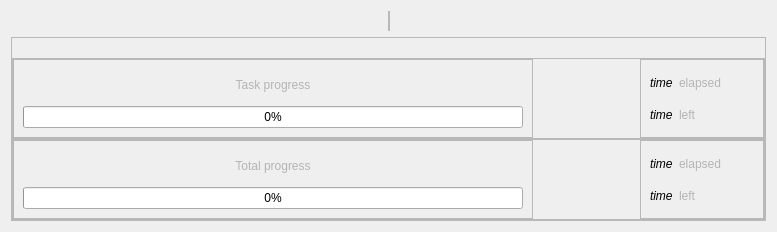
    <widget class="QWidget" name="tab_2">
     <property name="styleSheet">
      <string notr="true">QFrame{
	#border: None;
}</string>
     </property>
     <attribute name="icon">
      <iconset resource="resources.qrc">
       <normaloff>:/icons/icons/run.svg</normaloff>:/icons/icons/run.svg</iconset>
     </attribute>
     <attribute name="title">
      <string>Run</string>
     </attribute>
     <layout class="QGridLayout" name="gridLayout_7">
      <item row="0" column="1">
       <widget class="QFrame" name="frame_taskrecap">
        <property name="frameShape">
         <enum>QFrame::StyledPanel</enum>
        </property>
        <property name="frameShadow">
         <enum>QFrame::Raised</enum>
        </property>
        <layout class="QHBoxLayout" name="horizontalLayout_27">
         <property name="spacing">
          <number>0</number>
         </property>
         <property name="leftMargin">
          <number>0</number>
         </property>
         <property name="topMargin">
          <number>0</number>
         </property>
         <property name="rightMargin">
          <number>0</number>
         </property>
         <property name="bottomMargin">
          <number>0</number>
         </property>
        </layout>
       </widget>
      </item>
      <item row="0" column="0">
       <spacer name="horizontalSpacer_19">
        <property name="orientation">
         <enum>Qt::Horizontal</enum>
        </property>
        <property name="sizeHint" stdset="0">
         <size>
          <width>40</width>
          <height>20</height>
         </size>
        </property>
       </spacer>
      </item>
      <item row="0" column="2">
       <spacer name="horizontalSpacer_20">
        <property name="orientation">
         <enum>Qt::Horizontal</enum>
        </property>
        <property name="sizeHint" stdset="0">
         <size>
          <width>40</width>
          <height>20</height>
         </size>
        </property>
       </spacer>
      </item>
      <item row="1" column="0" colspan="3">
       <widget class="QFrame" name="frame_progress">
        <property name="maximumSize">
         <size>
          <width>16777215</width>
          <height>184</height>
         </size>
        </property>
        <property name="frameShape">
         <enum>QFrame::StyledPanel</enum>
        </property>
        <property name="frameShadow">
         <enum>QFrame::Raised</enum>
        </property>
        <layout class="QGridLayout" name="gridLayout_6">
         <property name="leftMargin">
          <number>0</number>
         </property>
         <property name="topMargin">
          <number>0</number>
         </property>
         <property name="rightMargin">
          <number>0</number>
         </property>
         <property name="bottomMargin">
          <number>0</number>
         </property>
         <property name="spacing">
          <number>0</number>
         </property>
         <item row="2" column="0">
          <widget class="QFrame" name="frame_totalprogress">
           <property name="frameShape">
            <enum>QFrame::StyledPanel</enum>
           </property>
           <property name="frameShadow">
            <enum>QFrame::Raised</enum>
           </property>
           <layout class="QGridLayout" name="gridLayout_14">
            <property name="leftMargin">
             <number>0</number>
            </property>
            <property name="topMargin">
             <number>0</number>
            </property>
            <property name="rightMargin">
             <number>0</number>
            </property>
            <property name="bottomMargin">
             <number>0</number>
            </property>
            <property name="spacing">
             <number>0</number>
            </property>
            <item row="0" column="0">
             <widget class="QFrame" name="frame_37">
              <property name="frameShape">
               <enum>QFrame::StyledPanel</enum>
              </property>
              <property name="frameShadow">
               <enum>QFrame::Raised</enum>
              </property>
              <layout class="QGridLayout" name="gridLayout_20">
               <item row="0" column="0">
                <widget class="QLabel" name="label_1">
                 <property name="minimumSize">
                  <size>
                   <width>0</width>
                   <height>31</height>
                  </size>
                 </property>
                 <property name="styleSheet">
                  <string notr="true">color : rgb(180, 180, 180);</string>
                 </property>
                 <property name="text">
                  <string>Total progress</string>
                 </property>
                 <property name="alignment">
                  <set>Qt::AlignCenter</set>
                 </property>
                </widget>
               </item>
               <item row="1" column="0">
                <widget class="QProgressBar" name="progressBar_total">
                 <property name="minimumSize">
                  <size>
                   <width>500</width>
                   <height>0</height>
                  </size>
                 </property>
                 <property name="maximumSize">
                  <size>
                   <width>500</width>
                   <height>16777215</height>
                  </size>
                 </property>
                 <property name="value">
                  <number>0</number>
                 </property>
                </widget>
               </item>
              </layout>
             </widget>
            </item>
            <item row="0" column="1">
             <spacer name="horizontalSpacer_18">
              <property name="orientation">
               <enum>Qt::Horizontal</enum>
              </property>
              <property name="sizeHint" stdset="0">
               <size>
                <width>107</width>
                <height>20</height>
               </size>
              </property>
             </spacer>
            </item>
            <item row="0" column="2">
             <widget class="QFrame" name="frame_39">
              <property name="frameShape">
               <enum>QFrame::StyledPanel</enum>
              </property>
              <property name="frameShadow">
               <enum>QFrame::Raised</enum>
              </property>
              <layout class="QGridLayout" name="gridLayout_22">
               <item row="0" column="0">
                <widget class="QLabel" name="label_t3">
                 <property name="styleSheet">
                  <string notr="true">font: italic;</string>
                 </property>
                 <property name="text">
                  <string>time</string>
                 </property>
                </widget>
               </item>
               <item row="0" column="1">
                <widget class="QLabel" name="label_14">
                 <property name="minimumSize">
                  <size>
                   <width>75</width>
                   <height>0</height>
                  </size>
                 </property>
                 <property name="maximumSize">
                  <size>
                   <width>75</width>
                   <height>16777215</height>
                  </size>
                 </property>
                 <property name="styleSheet">
                  <string notr="true">color : rgb(180, 180, 180);</string>
                 </property>
                 <property name="text">
                  <string>elapsed</string>
                 </property>
                </widget>
               </item>
               <item row="1" column="0">
                <widget class="QLabel" name="label_t4">
                 <property name="styleSheet">
                  <string notr="true">font: italic;</string>
                 </property>
                 <property name="text">
                  <string>time</string>
                 </property>
                </widget>
               </item>
               <item row="1" column="1">
                <widget class="QLabel" name="label_16">
                 <property name="minimumSize">
                  <size>
                   <width>75</width>
                   <height>0</height>
                  </size>
                 </property>
                 <property name="maximumSize">
                  <size>
                   <width>75</width>
                   <height>16777215</height>
                  </size>
                 </property>
                 <property name="styleSheet">
                  <string notr="true">color : rgb(180, 180, 180);</string>
                 </property>
                 <property name="text">
                  <string>left</string>
                 </property>
                </widget>
               </item>
              </layout>
             </widget>
            </item>
           </layout>
          </widget>
         </item>
         <item row="0" column="0">
          <spacer name="verticalSpacer">
           <property name="orientation">
            <enum>Qt::Vertical</enum>
           </property>
           <property name="sizeHint" stdset="0">
            <size>
             <width>20</width>
             <height>40</height>
            </size>
           </property>
          </spacer>
         </item>
         <item row="1" column="0">
          <widget class="QFrame" name="frame_taskprogress">
           <property name="frameShape">
            <enum>QFrame::StyledPanel</enum>
           </property>
           <property name="frameShadow">
            <enum>QFrame::Raised</enum>
           </property>
           <layout class="QGridLayout" name="gridLayout_17">
            <property name="leftMargin">
             <number>0</number>
            </property>
            <property name="topMargin">
             <number>0</number>
            </property>
            <property name="rightMargin">
             <number>0</number>
            </property>
            <property name="bottomMargin">
             <number>0</number>
            </property>
            <property name="spacing">
             <number>0</number>
            </property>
            <item row="0" column="0">
             <widget class="QFrame" name="frame_43">
              <property name="frameShape">
               <enum>QFrame::StyledPanel</enum>
              </property>
              <property name="frameShadow">
               <enum>QFrame::Raised</enum>
              </property>
              <layout class="QGridLayout" name="gridLayout_26">
               <item row="0" column="0">
                <widget class="QLabel" name="label_53">
                 <property name="minimumSize">
                  <size>
                   <width>0</width>
                   <height>31</height>
                  </size>
                 </property>
                 <property name="styleSheet">
                  <string notr="true">color : rgb(180, 180, 180);</string>
                 </property>
                 <property name="text">
                  <string>Task progress</string>
                 </property>
                 <property name="alignment">
                  <set>Qt::AlignCenter</set>
                 </property>
                </widget>
               </item>
               <item row="1" column="0">
                <widget class="QProgressBar" name="progressBar_task">
                 <property name="minimumSize">
                  <size>
                   <width>500</width>
                   <height>0</height>
                  </size>
                 </property>
                 <property name="maximumSize">
                  <size>
                   <width>500</width>
                   <height>16777215</height>
                  </size>
                 </property>
                 <property name="value">
                  <number>0</number>
                 </property>
                </widget>
               </item>
              </layout>
             </widget>
            </item>
            <item row="0" column="1">
             <spacer name="horizontalSpacer_21">
              <property name="orientation">
               <enum>Qt::Horizontal</enum>
              </property>
              <property name="sizeHint" stdset="0">
               <size>
                <width>77</width>
                <height>20</height>
               </size>
              </property>
             </spacer>
            </item>
            <item row="0" column="2">
             <widget class="QFrame" name="frame_44">
              <property name="frameShape">
               <enum>QFrame::StyledPanel</enum>
              </property>
              <property name="frameShadow">
               <enum>QFrame::Raised</enum>
              </property>
              <layout class="QGridLayout" name="gridLayout_27">
               <item row="0" column="0">
                <widget class="QLabel" name="label_t1">
                 <property name="styleSheet">
                  <string notr="true">font: italic;</string>
                 </property>
                 <property name="text">
                  <string>time</string>
                 </property>
                </widget>
               </item>
               <item row="0" column="1">
                <widget class="QLabel" name="label_55">
                 <property name="minimumSize">
                  <size>
                   <width>75</width>
                   <height>0</height>
                  </size>
                 </property>
                 <property name="maximumSize">
                  <size>
                   <width>75</width>
                   <height>16777215</height>
                  </size>
                 </property>
                 <property name="styleSheet">
                  <string notr="true">color : rgb(180, 180, 180);</string>
                 </property>
                 <property name="text">
                  <string>elapsed</string>
                 </property>
                </widget>
               </item>
               <item row="1" column="0">
                <widget class="QLabel" name="label_t2">
                 <property name="styleSheet">
                  <string notr="true">font: italic;</string>
                 </property>
                 <property name="text">
                  <string>time</string>
                 </property>
                </widget>
               </item>
               <item row="1" column="1">
                <widget class="QLabel" name="label_57">
                 <property name="minimumSize">
                  <size>
                   <width>75</width>
                   <height>0</height>
                  </size>
                 </property>
                 <property name="maximumSize">
                  <size>
                   <width>75</width>
                   <height>16777215</height>
                  </size>
                 </property>
                 <property name="styleSheet">
                  <string notr="true">color : rgb(180, 180, 180);</string>
                 </property>
                 <property name="text">
                  <string>left</string>
                 </property>
                </widget>
               </item>
              </layout>
             </widget>
            </item>
           </layout>
          </widget>
         </item>
        </layout>
       </widget>
      </item>
     </layout>
    </widget>
